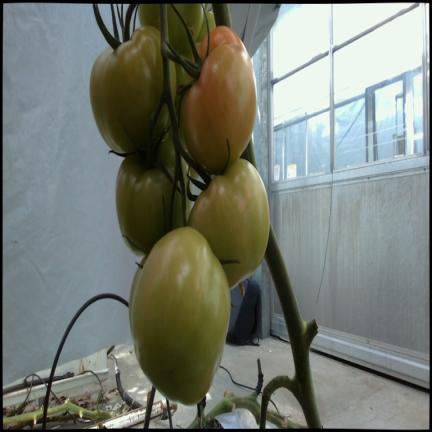
#> input picture immaginiPerAlgoritmo/1650628871223393201_color_jpeg.rf.136df48488f965f302977abc91194f19.jpg, 432 x 432 px; its folder holds 4 pictures in this run
$ python compare_results.py
#> lines starting #> are read from the running program, lines starting #| are printed output that depends on the picture; after the words box and inside, x2 and y2 are one past the last pixel; in counts of white or black regions, pixels touching at a corner belong together; pictures that were not available may be replaced by others from this repository, and a replacement may not be noted
import cv2
import os
import numpy as np
import json

# Configurazione cartelle
ORIGINAL_DIR = "immaginiPerAlgoritmo"
PROCESSED_BBOX_DIR = "output_reachability"
PROCESSED_CIRC_DIR = "output_reachability_circular"

JSON_BBOX_PATH = os.path.join(PROCESSED_BBOX_DIR, "algorithm_results.json")
JSON_CIRC_PATH = os.path.join(PROCESSED_CIRC_DIR, "algorithm_results_circular.json")

# Colori per i rank (BGR)
RANK_COLORS = {
    1: (0, 255, 0),    # Verde
    2: (0, 200, 255),  # Giallo/Arancio
    3: (0, 100, 255),  # Arancio/Rosso
}

def compare_images():
    # ... (caricamento JSON invariato)
    algo_bbox_data = {}
    algo_circ_data = {}

    if os.path.exists(JSON_BBOX_PATH):
        try:
            with open(JSON_BBOX_PATH, "r") as f:
                algo_bbox_data = json.load(f)
        except Exception as e:
            print(f"Errore caricamento JSON BBox: {e}")

    if os.path.exists(JSON_CIRC_PATH):
        try:
            with open(JSON_CIRC_PATH, "r") as f:
                algo_circ_data = json.load(f)
        except Exception as e:
            print(f"Errore caricamento JSON Circolare: {e}")

    files = sorted([f for f in os.listdir(ORIGINAL_DIR) if f.lower().endswith(('.jpg', '.jpeg', '.png'))])

    if not files:
        print("Nessuna immagine trovata.")
        return

    idx = 0
    total = len(files)

    while True:
        filename = files[idx]
        path_orig = os.path.join(ORIGINAL_DIR, filename)
        path_circ = os.path.join(PROCESSED_CIRC_DIR, f"ranked_{filename}")

        img_orig = cv2.imread(path_orig)
#> img_orig is the input picture: shape (432, 432, 3); mean B, G, R 115.2, 123.9, 118.2
        img_circ = cv2.imread(path_circ)

        if img_orig is None or img_circ is None:
            print(f"Mancano immagini per {filename}")
            idx = (idx + 1) % total
            continue

        h_orig, w_orig = img_orig.shape[:2]
#> h_orig = 432; w_orig = 432

        # Creiamo i tre pannelli partendo dall'originale per i primi due
        margin_bottom = 500
        def create_panel(base_img):
            return cv2.copyMakeBorder(base_img, 0, margin_bottom, 0, 0, cv2.BORDER_CONSTANT, value=(0,0,0))
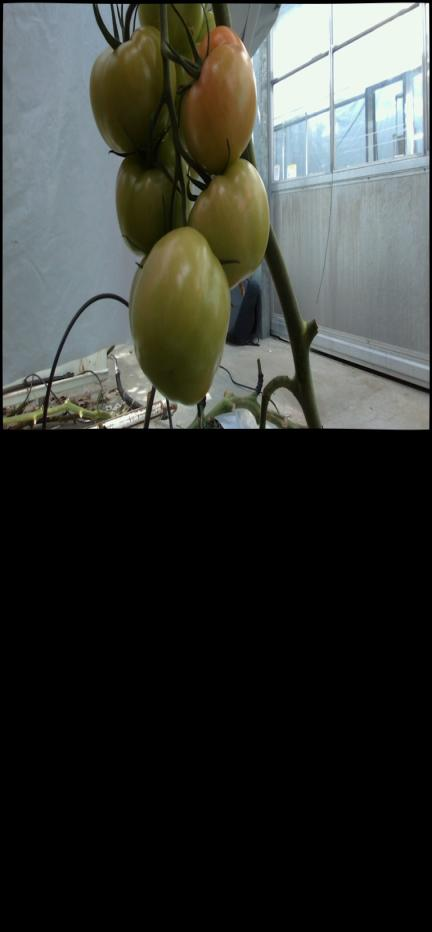
#> returned value: shape (932, 432, 3); mean of channels 0, 1, 2 53.4, 57.4, 54.8; drawn as B, G, R

        img_naive_p = create_panel(img_orig.copy())
        img_bbox_task_p = create_panel(img_orig.copy())
        img_circ_task_p = cv2.copyMakeBorder(img_circ, 0, 0, 0, 0, cv2.BORDER_CONSTANT, value=(0,0,0)) # Già ha la sua legenda

        # --- PANNELLO 1: NAIVE (BBOX CIANO + ELLISSI BIANCHE) ---
        if filename in algo_bbox_data:
            free_targets = algo_bbox_data[filename].get("free_targets", [])
            for i, target in enumerate(free_targets, 1):
                tx, ty = target.get("x"), target.get("y")

                # Bounding Box (Ciano chiaro, spessore 2)
                bbox = target.get("bbox")

                if bbox:
                    x1, y1, x2, y2 = map(int, bbox)
                    cv2.rectangle(img_naive_p, (x1, y1), (x2, y2), (255, 255, 0), 2, cv2.LINE_AA)

                # Ellisse (Bianca, spessore 2)
                # FALLBACK: Cerchiamo l'ellisse nel JSON circolare per disegnarla (solo estetica)
                ellipse = None
                if filename in algo_circ_data:
                    for other in algo_circ_data[filename].get("free_targets", []):
                        ox, oy = other.get("x"), other.get("y")
                        if abs(tx - ox) < 8 and abs(ty - oy) < 8:
                            ellipse = other.get("ellipse")
                            break

                if ellipse:
                    center = (int(ellipse[0][0]), int(ellipse[0][1]))
                    axes = (int(ellipse[1][0] / 2), int(ellipse[1][1] / 2))
                    angle = ellipse[2]
                    cv2.ellipse(img_naive_p, center, axes, angle, 0, 360, (255, 255, 255), 2, cv2.LINE_AA)

                if tx is not None and ty is not None:
                    cx, cy = int(tx), int(ty)
                    cv2.circle(img_naive_p, (cx, cy), 10, (255, 255, 255), -1)
                    cv2.putText(img_naive_p, str(i), (cx - 4, cy + 4),
                                cv2.FONT_HERSHEY_SIMPLEX, 0.4, (0, 0, 0), 1, cv2.LINE_AA)

            # Legenda Naive
            x_leg, y_ptr = 50, h_orig + 50
            for i, det in enumerate(free_targets):
                info_text = f"#{i+1}  G: {det['geo_score']:.2f} | M: {det['maturity']:.0%} | A: {det['area']}px"
                cv2.rectangle(img_naive_p, (x_leg - 30, y_ptr - 15), (x_leg - 10, y_ptr + 2), (255, 255, 255), 1)
                cv2.putText(img_naive_p, info_text, (x_leg, y_ptr), cv2.FONT_HERSHEY_SIMPLEX, 0.45, (220, 220, 220), 1, cv2.LINE_AA)
                y_ptr += 35

        # --- PANNELLO 2: BBOX TASK (SOLO BBOX COLORATE) ---
        if filename in algo_bbox_data:
            targets = algo_bbox_data[filename].get("targets", [])
            for target in targets:
                rank = target.get("rank")
                color = RANK_COLORS.get(rank, (255, 255, 255))
                bbox = target.get("bbox")
                if bbox:
                    x1, y1, x2, y2 = map(int, bbox)
                    cv2.rectangle(img_bbox_task_p, (x1, y1), (x2, y2), color, 2, cv2.LINE_AA)

                tx, ty = target.get("x"), target.get("y")
                if tx is not None and ty is not None:
                    cx, cy = int(tx), int(ty)
                    cv2.circle(img_bbox_task_p, (cx, cy), 12, color, -1)
                    cv2.circle(img_bbox_task_p, (cx, cy), 12, (255, 255, 255), 2)
                    cv2.putText(img_bbox_task_p, str(rank), (cx - 5, cy + 5),
                                cv2.FONT_HERSHEY_SIMPLEX, 0.5, (255, 255, 255), 2)

            # Legenda BBox Task
            x_leg, y_ptr = 50, h_orig + 50
            for i, target in enumerate(targets):
                rank = i + 1
                color = RANK_COLORS.get(rank, (255, 255, 255))
                geo = target.get("geo_score", 0)
                mat = target.get("maturity", 0)

                cv2.rectangle(img_bbox_task_p, (x_leg - 30, y_ptr - 20), (x_leg - 10, y_ptr + 5), color, -1)
                cv2.putText(img_bbox_task_p, f"RANK {rank} (BBOX)", (x_leg, y_ptr), cv2.FONT_HERSHEY_SIMPLEX, 0.6, color, 2)
                y_ptr += 35
                cv2.putText(img_bbox_task_p, f" > G: {geo:.2f} | M: {mat:.0%}", (x_leg, y_ptr), cv2.FONT_HERSHEY_SIMPLEX, 0.5, (200, 200, 200), 1)
                y_ptr += 60

        # --- PANNELLO 3: TASK CIRCOLARE (ORIGINALE DA DISCO: MASCHERA + ELLISSE) ---
        # img_circ_task_p contiene già img_circ con maschere ed ellissi colorate. Non aggiungiamo altro.


        # Testi identificativi
        cv2.putText(img_naive_p, "1. NAIVE (MATURI)", (20, 45), cv2.FONT_HERSHEY_SIMPLEX, 0.8, (255, 255, 255), 2)
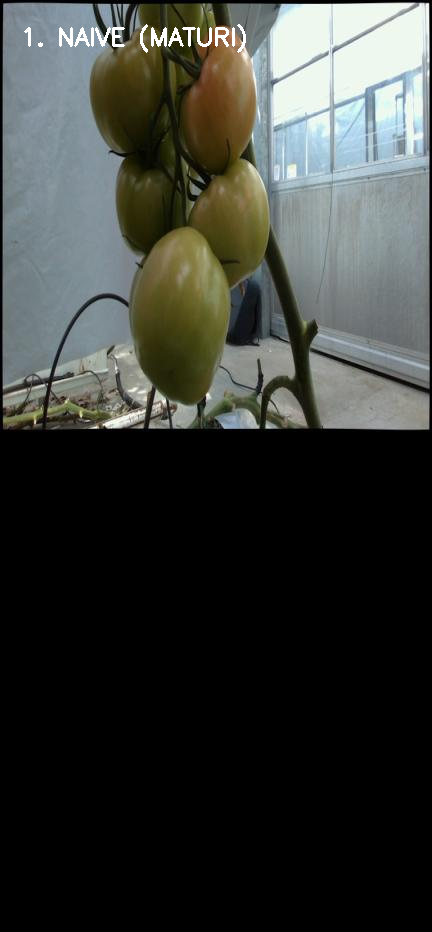
#> img_naive_p: shape (932, 432, 3); 0.4% of pixels changed, all inside (x1, y1, x2, y2) = (24, 24, 246, 53)
        cv2.putText(img_bbox_task_p, "2. TASK (BBOX ONLY)", (20, 45), cv2.FONT_HERSHEY_SIMPLEX, 0.8, (255, 255, 255), 2)
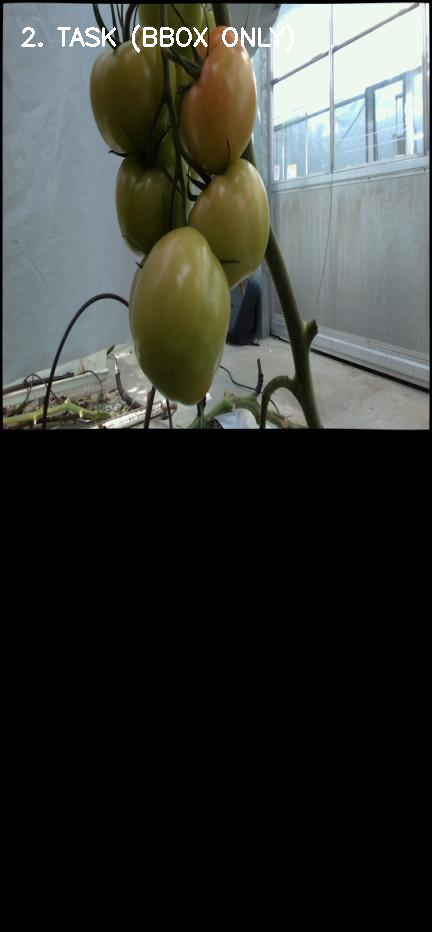
#> img_bbox_task_p: shape (932, 432, 3); 0.48% of pixels changed, all inside (x1, y1, x2, y2) = (21, 24, 294, 53)
        cv2.putText(img_circ_task_p, "3. TASK (CIRCLE + MASK)", (20, 45), cv2.FONT_HERSHEY_SIMPLEX, 0.8, (255, 255, 255), 2)
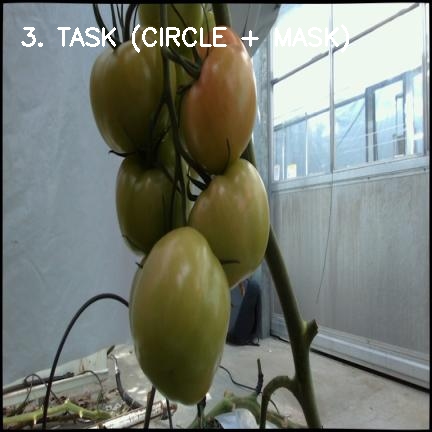
#> img_circ_task_p: shape (432, 432, 3); 1.17% of pixels changed, all inside (x1, y1, x2, y2) = (21, 24, 349, 53)

        # --- SICUREZZA: Allineamento altezze prima di hconcat ---
        h1, h2, h3 = img_naive_p.shape[0], img_bbox_task_p.shape[0], img_circ_task_p.shape[0]
#> h1 = 932; h2 = 932; h3 = 432
        max_h = max(h1, h2, h3)
#> max_h = 932

        def final_pad(img, target_h):
#> called with target_h = 932
            h, w = img.shape[:2]
#> h = 932; w = 432
            if h < target_h:
                return cv2.copyMakeBorder(img, 0, target_h - h, 0, 0, cv2.BORDER_CONSTANT, value=(0,0,0))
            return img

        img_naive_p = final_pad(img_naive_p, max_h)
        img_bbox_task_p = final_pad(img_bbox_task_p, max_h)
        img_circ_task_p = final_pad(img_circ_task_p, max_h)

        # Affiancamento dei tre pannelli
        combined = cv2.hconcat([img_naive_p, img_bbox_task_p, img_circ_task_p])
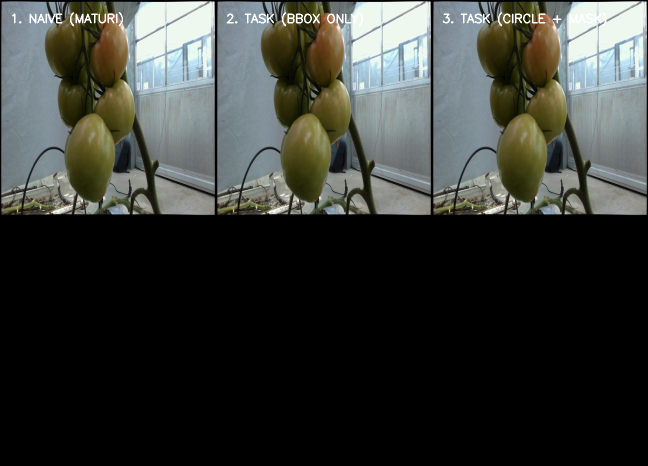
#> combined: shape (932, 1296, 3) (shown at 1/2 size); mean B, G, R 54.1, 58, 55.4


        # Header Status Bar
        header_h = 100
        header = np.zeros((header_h, combined.shape[1], 3), dtype=np.uint8)
        title_text = f"COMPARISON [{idx+1}/{total}]: {filename}"
        cmd_text = "N: Next | P: Prev | Q: Quit"
        cv2.putText(header, title_text, (20, 40), cv2.FONT_HERSHEY_SIMPLEX, 0.8, (255, 255, 255), 2, cv2.LINE_AA)
        cv2.putText(header, cmd_text, (20, 80), cv2.FONT_HERSHEY_SIMPLEX, 0.6, (0, 255, 0), 1, cv2.LINE_AA)
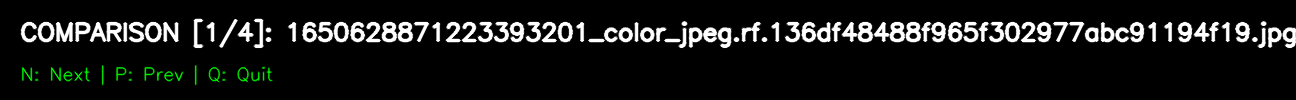
#> header: shape (100, 1296, 3); mean of channels 0, 1, 2 22.6, 23.8, 22.6; drawn as B, G, R

        final_view = cv2.vconcat([header, combined])
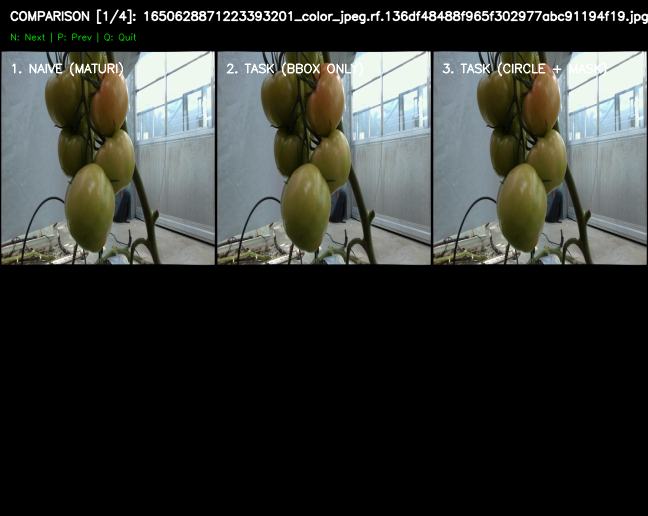
#> final_view: shape (1032, 1296, 3) (shown at 1/2 size); mean of channels 0, 1, 2 51, 54.7, 52.2; drawn as B, G, R

        # Resize per lo schermo (molto largo ora che sono 3 immagini)
        screen_w = 1800
        if final_view.shape[1] > screen_w:
            scale = screen_w / final_view.shape[1]
            final_view = cv2.resize(final_view, (0, 0), fx=scale, fy=scale)

        cv2.imshow("Reviewer: Naive vs BBox vs Circular", final_view)

        key = cv2.waitKeyEx(0)
#> (key q is pressed here)
        if key == 27 or key == ord('q') or key == ord('Q'):
            break
        elif key == ord('n') or key == ord('N') or key in [2555904, 83, 3, 124, 63235, 65363]:
            idx = (idx + 1) % total
        elif key == ord('p') or key == ord('P') or key in [2424832, 81, 2, 123, 63234, 65361]:
            idx = (idx - 1) % total

    cv2.destroyAllWindows()

if __name__ == "__main__":
    compare_images()
